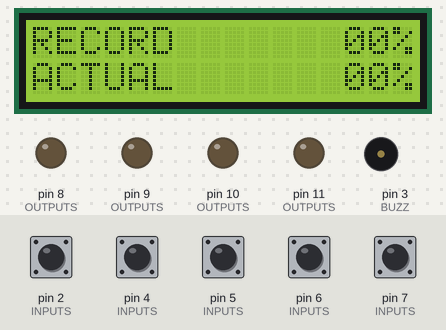
Bench run of a sketch on a simulated Arduino Mega 2560, built with avr-gcc and run on an emulated ATmega2560. Parts: 16×2 character LCD, output pins drawn as LEDs (lit = HIGH), buzzer (waves = sounding). Dashed ring = blinking. The test bench sets the inputs (shaded band); at power-on: pin 2 (INPUTS), pin 4 (INPUTS), pin 5 (INPUTS), pin 6 (INPUTS), pin 7 (INPUTS) HIGH. Random numbers use the default seed unless the sketch sets one.

Above: at 2.3 s.
2.4 s: pin 2 (INPUTS) pulled LOW for 1 s
At 3.05 s:
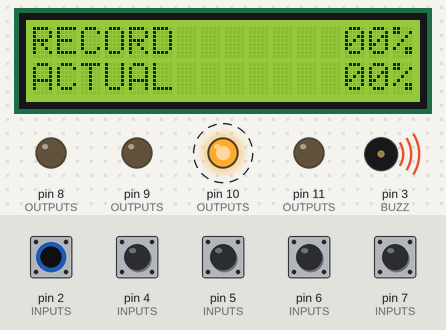
5.1 s: pin 6 (INPUTS) pulled LOW for 0.15 s
At 7.0 s:
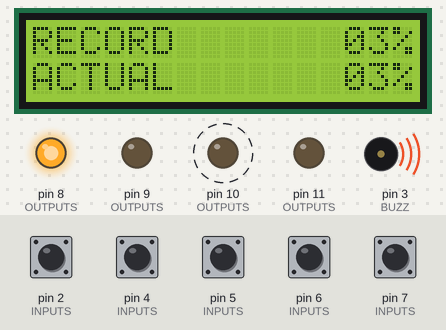
8.2 s: pin 4 (INPUTS) pulled LOW for 0.15 s
At 8.97 s:
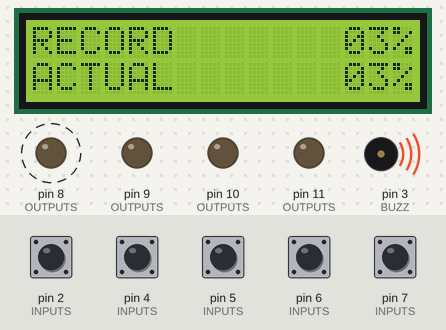
10.6 s: pin 5 (INPUTS) pulled LOW for 0.15 s
At 10.8 s:
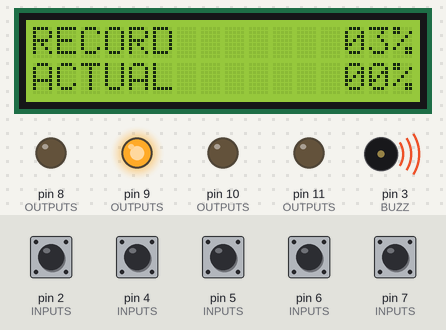
12.4 s: pin 7 (INPUTS) pulled LOW for 1 s
At 13.07 s:
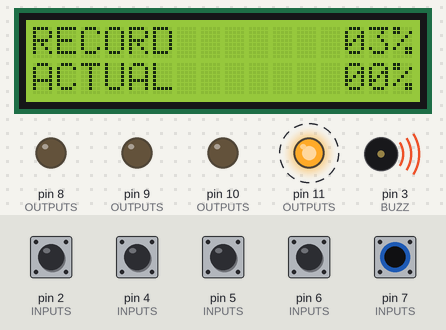
15.3 s: pin 6 (INPUTS) pulled LOW for 1 s
At 18.6 s:
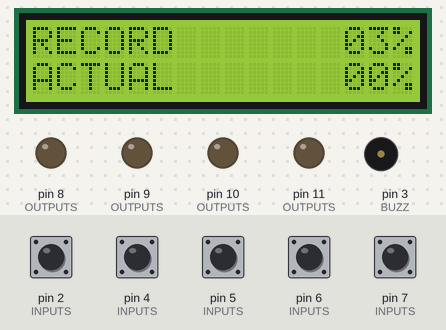
Timing chart, 0 to 19.9 s (numbered marks = the images above; inputs shaded):
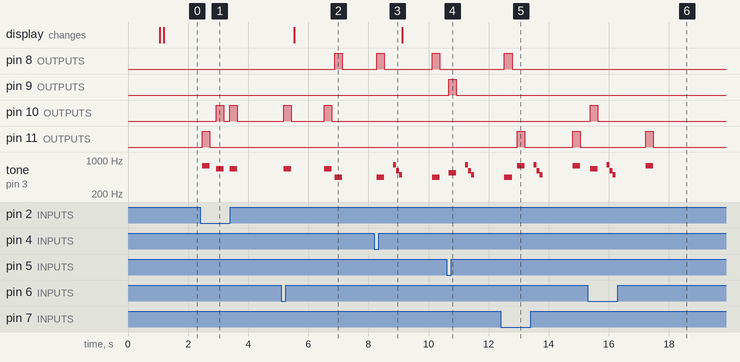

The sketch:

nano_masajista_noavrtis.ino
```cpp
/* LUCES_PANEL_04_05_XX
 *
 * MEGA, BOTONES, RELE, y RGB
 *
 */

//INCLUDES

#include <Wire.h>
#include <LiquidCrystal_I2C.h>

//CONSTANTES

#define NUMPASOS        30
#define N_BOTONES         4
#define TIEMPO_PRENDIDO 250

//EDITABLE
#define SPRINT      false
#define NEED_REPOSO false
#define LUZ1    8
#define LUZ2    9
#define LUZ3    10
#define LUZ4    11
#define BOT1    4
#define BOT2    5
#define BOT3    6
#define BOT4    7
#define BUZZ    3
#define RESET   2
#define RANDOM  A0

#define DS  15

#define VELOCIDAD 10

const int N_INPUTS = 5;
const int INPUTS[N_INPUTS] = {BOT1,BOT2,BOT3,BOT4,RESET};
const int INPUTS_ISTATE[N_INPUTS] = {1,1,1,1,1};
const int N_OUTPUTS = 5;
const int OUTPUTS[N_OUTPUTS] = {LUZ1, LUZ2, LUZ3, LUZ4, BUZZ};
const int OUTPUTS_ISTATE[N_OUTPUTS] = {0,0,0,0,0};

//GLOBALES
LiquidCrystal_I2C lcd(0x3f, 16,2); //3F,27
int cursor = 0;      // posicion inicial de la clave en el LCD
int paso = 0;
int respuesta[NUMPASOS];
boolean animacion = false;
boolean win = true;
const int LUCES[N_BOTONES]= {LUZ1, LUZ2, LUZ3, LUZ4};
const int BOTONES[N_BOTONES] = {BOT1,BOT2,BOT3,BOT4};
const int TONOS[N_BOTONES] = {440,550,660,770};
const String LCD_STRUCTURE1 = "RECORD       00%";
const String LCD_STRUCTURE2 = "ACTUAL       00%";
const String LCD_WIN1 = "     GANADOR    ";
const String LCD_WIN2 = "JUEGOS MENTALES ";
const int LCDPOS1 = 13;
const int LCDPOS2 = 13;
int actual = 0;
int porcentaje = 0;
int porcentaje_record = 0;
//NO EDITABLE
boolean reposo = false;
boolean activo = false;
boolean resuelto = false;
unsigned long timer_print = 0;
////////////////////////////////////SETUP///////////////////////////////
//NO EDITABLE
void setup() {
  if(SPRINT){Serial.begin(9600);}
//declara entradas
  for(int a = 0;a < N_INPUTS;a++){
    pinMode(INPUTS[a] , INPUT);
    digitalWrite(INPUTS[a] , INPUTS_ISTATE[a]);
  }
//declara salidas
  for(int a = 0;a < N_OUTPUTS;a++){
    pinMode(OUTPUTS[a] , OUTPUT);
    digitalWrite(OUTPUTS[a] , OUTPUTS_ISTATE[a]);
  }
//si necesita reposo
  if(NEED_REPOSO){reposo=true;activo=false;resuelto=false;}else{reposo=false;activo=true;resuelto=false;}
//EDITABLE
  randomSeed(analogRead(RANDOM));
  delay(1000);
  lcd.begin();
  crear_paso(paso);
  delay(100);
  lcd.setCursor(0,0);
  lcd.print(LCD_STRUCTURE1);
  lcd.setCursor(0,1);
  lcd.print(LCD_STRUCTURE2);
}

///////////////////////////////////////LOOP//////////////////////////////////////////
void loop() {
  if_reposo();
  if_activo();
  if_resuelto();
  showme();
}

////////////////////////////////////////FUNCIONES///////////////////////////////////
//EDITABLE
void if_reposo()
{
  if(reposo){
  }
}

void if_activo()
{
  if(activo){

    if(check(0,RESET,DS)){

      reinicia();

    }else{
      if(win == false){
          if(animacion){
            lcd_update(paso);
            crear_paso(paso+1);
            delay(1000);
            for(int i = 0;i <= paso+1 ; i++){
              ilumina(respuesta[i]);
              }
            animacion = false;
            paso++;
            }

          for(int i = 0; i < N_BOTONES; i++){
            if(check(0,BOTONES[i],DS)){
              ilumina(i);
              if(comprueba(i,actual)){actual++;i = N_BOTONES;}else{error();i=N_BOTONES;}
              if(actual == paso+1){animacion = true;actual = 0;}
              }
          }
         if(animacion == true && paso == NUMPASOS){ganaste();animacion = false;}
      }
    }
  }
}

void if_resuelto()
{
  if(resuelto){
  }
}

void showme ()
{
  if(SPRINT && millis() - timer_print > 1000)
  {
    Serial.println("------NUEVA MEDICION------");
    Serial.print("Actual: ");
    Serial.println(actual);
    Serial.print("Paso: ");
    Serial.println(paso);
    Serial.print("Respuesta: ");
    Serial.println(respuesta[actual]);
    }
  }


//NO EDITABLE
//comprueba el estado de un sensor
boolean check (boolean cual, int entrada, int ds)
{
  boolean resu = false;
  int contador = 0;
  if(cual){ while(digitalRead(entrada) == 1 && resu == false){delay(ds);contador++;if(contador == 5){resu = true;}}
  }else{    while(digitalRead(entrada) == 0 && resu == false){delay(ds);contador++;if(contador == 5){resu = true;}}}
  return resu;
}

void crear_paso(int numero)
{

  int randNumber = random(0, N_BOTONES);
  respuesta[numero] = randNumber;
}

void ilumina(int lugar)
{

  digitalWrite(LUCES[lugar],HIGH);
  tone(BUZZ,TONOS[lugar]);
  delay(TIEMPO_PRENDIDO);
  digitalWrite(LUCES[lugar],LOW);
  noTone(BUZZ);
  delay(100);
}

void lcd_update(int numero)
{
 if(numero >= 0){
  if(numero < NUMPASOS){

    porcentaje = map(numero+1 , 0, NUMPASOS, 0, 100);
    int dec_por = porcentaje/10;
    int u_por = porcentaje - dec_por*10;
    char dec = dec_por + 48;
    char u = u_por +48;
    lcd.setCursor(LCDPOS2,1);
    lcd.print(dec);
    lcd.setCursor(LCDPOS2+1,1);
    lcd.print(u);
    if(porcentaje > porcentaje_record) {
        porcentaje_record = porcentaje;
        int dec_por = porcentaje/10;
        int u_por = porcentaje - dec_por*10;
        char dec = dec_por + 48;
        char u = u_por +48;
        lcd.setCursor(LCDPOS1,0);
        lcd.print(dec);
        lcd.setCursor(LCDPOS1+1,0);
        lcd.print(u);
        }
    }
 }else{
  switch(numero){

    case -1:{lcd.setCursor(0,0);
           lcd.print(LCD_STRUCTURE1);
           lcd.setCursor(0,1);
           lcd.print(LCD_STRUCTURE2);break;}
    case -2:{
      if(porcentaje > porcentaje_record){        porcentaje_record = porcentaje;
        int dec_por = porcentaje/10;
        int u_por = porcentaje - dec_por*10;
        char dec = dec_por + 48;
        char u = u_por +48;
        lcd.setCursor(LCDPOS1,0);
        lcd.print(dec);
        lcd.setCursor(LCDPOS1+1,0);
        lcd.print(u);}
        char dec = '0';
        char u = '0';
        lcd.setCursor(LCDPOS2,1);
        lcd.print(dec);
        lcd.setCursor(LCDPOS2+1,1);
        lcd.print(u);


      break;}
    case -3:{lcd.setCursor(0,0);
           lcd.print(LCD_WIN1);
           lcd.setCursor(0,1);
           lcd.print(LCD_WIN2);break;}

    }
 }
}

void reinicia ()
{
  win = false;
  paso = 0;
  actual = 0;
  animacion = false;
  crear_paso(paso);
  ilumina(respuesta[actual]);
  lcd_update(-1);
  porcentaje = 0;
  porcentaje_record = 0;
}

void error()
{
  delay(200);                           // tono de error
  tone(BUZZ,800);
  delay(100);
  noTone(BUZZ);
  tone(BUZZ,600);
  delay(100);
  noTone(BUZZ);
  tone(BUZZ,500);
  delay(100);
  noTone(BUZZ);
  lcd_update(-2);
  paso = 0;
  actual = 0;
  animacion = false;
  delay(1000);
  crear_paso(paso);
  ilumina(respuesta[actual]);
}

void ganaste(){
  win = true;
  lcd_update(-3);
  delay(200);                           // tono de clave correcta
  tone(BUZZ,500);
  delay(100);
  noTone(BUZZ);
  tone(BUZZ,600);
  delay(100);
  noTone(BUZZ);
  tone(BUZZ,800);
  delay(100);
  }

boolean comprueba(int acomprobar, int actual)
{
  boolean resu = false;
  if(acomprobar == respuesta[actual]){resu = true;}
  return resu;
}
```

Measured:
- after the input at 2.4 s, pin 10 (OUTPUTS): alternates HIGH for 0.25 s and LOW for 0.21 s, 4 changes in all, then stays LOW, starting after 0.53 s; pin 11 (OUTPUTS): LOW → HIGH after 0.08 s, → LOW 0.25 s later; tone on pin 3 (BUZZ): silent → 770 Hz after 0.08 s, then repeats every 0.46 s: silent 0.21 s, 660 Hz 0.25 s, until it stays silent from 3.6 s
- after the input at 5.1 s, pin 8 (OUTPUTS): LOW → HIGH after 1.8 s, → LOW 0.25 s later; pin 10 (OUTPUTS): alternates HIGH for 0.25 s and LOW for 1.1 s, starting after 0.08 s; tone on pin 3 (BUZZ): plays 660 Hz for 0.25 s, 660 Hz for 0.25 s, 440 Hz for 0.25 s, starting after 0.08 s; the display: changes after 0.43 s (image 2)
- after the input at 8.2 s, pin 8 (OUTPUTS): alternates HIGH for 0.25 s and LOW for 1.6 s, starting after 0.08 s; tone on pin 3 (BUZZ): plays 440 Hz for 0.25 s, 800 Hz for 0.10 s, 600 Hz for 0.10 s, 500 Hz for 0.10 s, 440 Hz for 0.25 s, starting after 0.08 s
- after the input at 10.6 s, pin 9 (OUTPUTS): LOW → HIGH after 0.08 s, → LOW 0.25 s later; tone on pin 3 (BUZZ): plays 550 Hz for 0.25 s, 800 Hz for 0.10 s, 600 Hz for 0.10 s, 500 Hz for 0.10 s, starting after 0.08 s
- after the input at 12.4 s, pin 11 (OUTPUTS): alternates HIGH for 0.25 s and LOW for 1.6 s, starting after 0.55 s
- after the input at 15.3 s, pin 10 (OUTPUTS): LOW → HIGH after 0.08 s, → LOW 0.25 s later; pin 11 (OUTPUTS): LOW → HIGH after 1.9 s, → LOW 0.25 s later; tone on pin 3 (BUZZ): plays 660 Hz for 0.25 s, 800 Hz for 0.10 s, 600 Hz for 0.10 s, 500 Hz for 0.10 s, 770 Hz for 0.25 s, starting after 0.08 s
